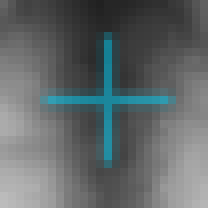
#> input picture dongsheng-imaging/crosshair_crop.png, 26 x 26 px (shown 8 times larger)
$ jupyter execute --allow-errors Map_atlas.ipynb
#> lines starting #> are read from the running program, lines starting #| are printed output that depends on the picture; after the words box and inside, x2 and y2 are one past the last pixel; in counts of white or black regions, pixels touching at a corner belong together
#> in crosshair_img, img4 is the input picture: shape (26, 26, 3); mean B, G, R 105.1, 103.8, 97
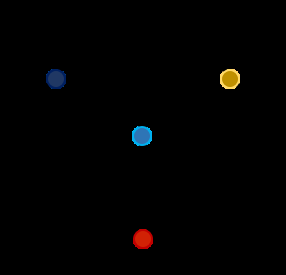
#> input picture dongsheng-imaging/atlaslabelled.png, 286 x 275 px
# Mapping Brain Atlas to Brain Images

[cell 1]
import numpy as np
import cv2
from matplotlib import pyplot as plt
from PIL import Image

[cell 2]
def plot_circles(img):
    """return coordinates of circle centers is circles detected in img
    """
    img=img.copy()
#> img is the input picture: shape (275, 286, 3); mean B, G, R 1.5, 1.6, 2
    img_gray = cv2.cvtColor(img, cv2.COLOR_BGR2GRAY)
    circles = cv2.HoughCircles(img_gray,cv2.HOUGH_GRADIENT,1,1,
                            param1=50,param2=30,minRadius=0,maxRadius=10)
#> circles = [[229.5, 78.5, 7.4], [141.5, 135.5, 7.4], [55.5, 78.5, 8], [142.5, 238.5, 7.8]]
    try:
        print(circles.shape)
#| (1, 4, 3)
    except AttributeError:
        print('No circles found')
        return
    print('{} coordinate array'.format(circles[0,:].shape))
#| (4, 3) coordinate array
    circles = np.uint16(np.around(circles))
#> circles = [[230, 78, 7], [142, 136, 7], [56, 78, 8], [142, 238, 8]]
    for i in circles[0,:]:
        # draw the outer circle
        cv2.circle(img,(i[0],i[1]),i[2],(0,255,0),2)
        # draw the center of the circle
        cv2.circle(img,(i[0],i[1]),2,(0,0,255),3)
#> this loop made 4 passes
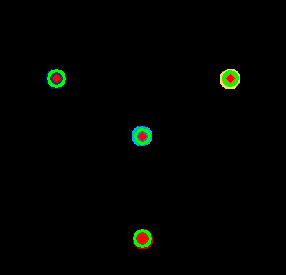
#> img: shape (275, 286, 3); 0.93% of pixels changed, all inside (x1, y1, x2, y2) = (47, 69, 239, 248)

    plt.imshow(img)
    circles = circles[0][:,0:2]
#> circles = [[230, 78], [142, 136], [56, 78], [142, 238]]
    i_coord, j_coord = [], []
    for i in circles:
        j_coord.append(i[0])
        i_coord.append(i[1])
#> this loop made 4 passes
#> after the loop, i_coord = [78, 136, 78, 238]; j_coord = [230, 142, 56, 142]
    return np.array([tuple(i_coord), tuple(j_coord)])

# Detect Crosshairs

[cell 3]
def crosshair_img():
    """Extract crosshair shape from sample image
    """
    img4 = cv2.imread('dongsheng-imaging/crosshair_crop.png')
    img = img4.copy()[5:20, 6:21]
    plt.imshow(img)
    img[0:7, 0:7] = 0
    plt.imshow(img)
    img[0:7, 8:17] = 0
    plt.imshow(img)
    img[8:17, 0:7] = 0
    plt.imshow(img)
    img[8:17, 8:17] = 0
    plt.imshow(img)
    img = np.select([img!=0, img==0], [1, 0])
    plt.imshow(img)
    plt.imsave('dongsheng-imaging/crosshair.png', img)

#> (a cell that did not finish here is left out)

[cell 5]
def crosshair_coordinates(image='dongsheng-imaging/brain_image.png', crosshair='dongsheng-imaging/crosshair.png'):
    """return coordinates of crosshair centers
    """
    crosshair = cv2.imread(crosshair)[:,:,0]
    imagegrey = cv2.imread(image, cv2.IMREAD_GRAYSCALE)
    image = cv2.imread(image)
    diff = (imagegrey - image[:,:,0])
    masked_diff = np.select([diff!=0, diff==0], [1, np.nan])

    # locate crosshairs
    found_i = []
    found_j = []
    foundbox = False
    for i in range(7, 121):
        for j in range(7, 121):
            truthy = (masked_diff[i-7:i+8, j-7:j+8] == crosshair)
            checksum = masked_diff[i-7:i+8, j-7:j+8][truthy].sum()
            if checksum>=29:
                found_i.append(i)
                found_j.append(j)

    # locate central crosshair
    a = np.zeros([128,128])
    a[tuple(found_i), tuple(found_j)] = 1
    b = np.array([
        [1,1,1],
        [1,1,1],
        [1,1,1]
        ])
    box_i = []
    box_j = []
    for i in range(1, 128):
        for j in range(1, 128):
            truthy = a[i-1:i+2, j-1:j+2] == b
            try:
                if truthy.all():
                    box_i.append(i)
                    box_j.append(j)
            except:
                pass
    return np.array([tuple(box_i), tuple(box_j)])

# Correlate points and confirm

#> (a cell that did not finish here is left out)

[cell 7]
imask, jmask = plot_circles(cv2.imread('dongsheng-imaging/atlaslabelled.png'))
#> imask = [78, 136, 78, 238]; jmask = [230, 142, 56, 142]
jmask = (jmask[2], jmask[0], jmask[1], jmask[3])
#> jmask = (56, 230, 142, 142)
imask = (imask[2], imask[0], imask[1], imask[3])
#> imask = (78, 78, 136, 238)

[cell 8]
for a, color in enumerate( ['r.', 'b.', 'g.', 'y.']):
    plt.plot(jmask[a], imask[a], color)
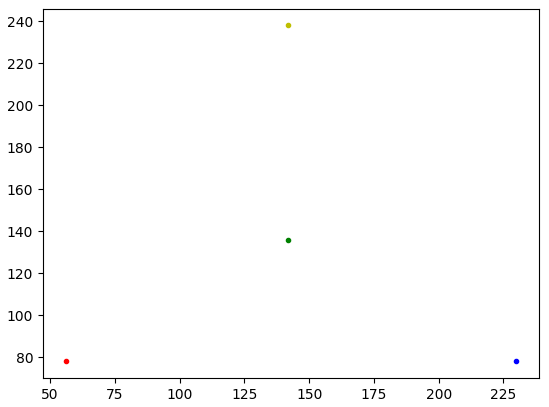
#> figure drawn by matplotlib, 1 panel

[cell 9]
plt.imshow(cv2.imread('dongsheng-imaging/brain_image.png'))
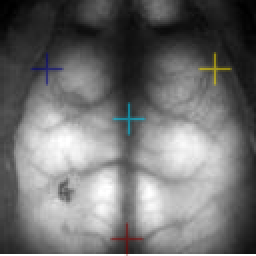
#> input picture dongsheng-imaging/brain_image.png, 128 x 128 px (shown 2 times larger)
#> (the rest of this cell did not finish here and is left out)

## Apply Affine Transformation

[cell 10]
pts1,pts2 = [], []
#> (the rest of this cell did not finish here and is left out)

[cell 11]
im = Image.open('dongsheng-imaging/atlaslabelled.png')
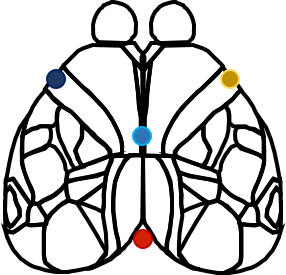
#> im: PIL image 286x275 RGBA; mean R, G, B, A 2, 1.6, 1.5, 58.7; transparent parts drawn white
im = np.array(im)

[cell 12]
rows,cols,ch = im.shape
#> rows = 275; cols = 286; ch = 4
#> (the rest of this cell did not finish here and is left out)

# Overlay transformed map onto brain image

[cell 13]
brain = cv2.imread('dongsheng-imaging/brain_image.png')
#> brain is the input picture: shape (128, 128, 3); mean B, G, R 111.9, 112, 111.9
brain_bw = np.expand_dims(cv2.cvtColor(brain,  cv2.COLOR_BGR2GRAY), axis = -1)
